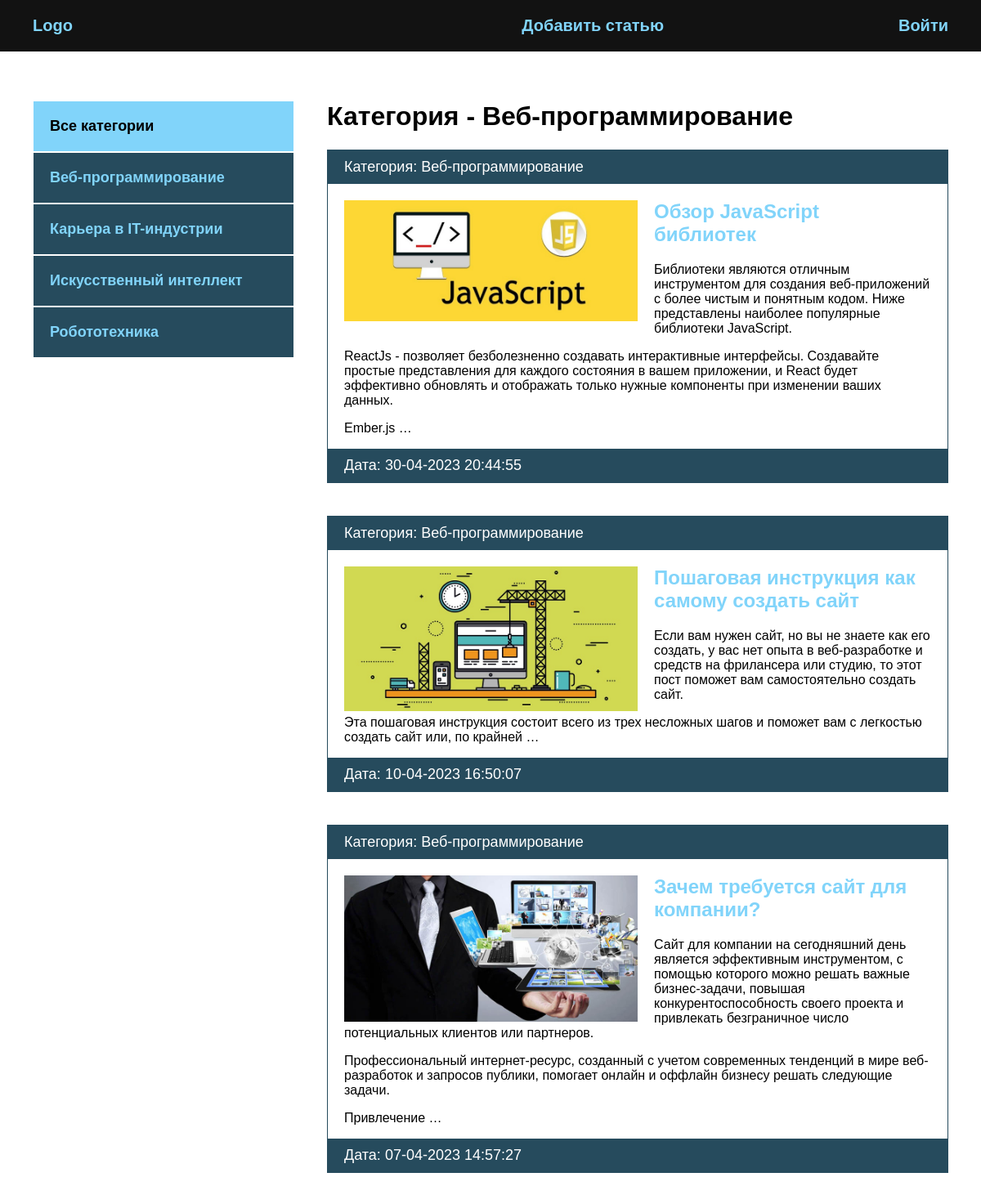
The app's page /category/veb-programmirovanie/ with its own data.
### blog/models.py (models this page shows, shortened)
class Category(models.Model):
    name = models.CharField(max_length=100, verbose_name='Категория')  # название категории
    slug = models.SlugField(max_length=200, unique=True, verbose_name='URL')
    def __str__(self):
        return self.name
    class Meta:  # Это доп-й функционал кот-й мы можем дополнять к классу.
        verbose_name = 'Категория'  # verbose_name перевели элементы, которые перечисляются в единственном числе. В единственном числе.
        verbose_name_plural = 'Категории'  # Во множественном числе.

class Blog(models.Model):
    title = models.CharField(max_length=255, verbose_name='Название')  # обязательное для заполнения. verbose_name - относится к админке и отношения к БД не имеет.
    slug = models.SlugField(max_length=255, unique=True, verbose_name='URL')  # название транслитерации какой-то статьи, что-бы в адресной строке появлялось в место id если будем заходить на конкретную новость, либо запись, что бы в адресной строке прописывалось полностью название новости. Не может быть с одним и тем же названием.
    content = models.TextField(blank=True, verbose_name='Контент')  # контент статьи
    photo = models.ImageField(upload_to='photos/%Y/%m/%d', blank=True, verbose_name='Фото')  # Y-год, m - месяц, d - день
    time_created = models.DateTimeField(auto_now_add=True, verbose_name='Дата публикации')  # дата создания какой-то записи
    time_update = models.DateTimeField(auto_now=True, verbose_name='Дата обновления')  # фиксация даты обновления, будет фиксироваться автоматически, в момент когда мы будем создать какую-то запись.
    is_published = models.BooleanField(default=True, verbose_name='Опубликовано')  # может быть опубликована, может нет. По умолчанию опубликована.
    cat = models.ForeignKey('Category', on_delete=models.PROTECT, verbose_name='Категория')  # категория. Так как класс ниже, имя класса указываем в кавычках. Запрещается удалять записи из первичной модели, если она используется во вторичной, выдает исключение.
    def get_absolute_url(self):
        return reverse('post', kwargs={'post_slug': self.slug})  # post_slug - то что принимается в адресной строке, соединяем со slug из модели.
    class Meta:  # Это доп-1 функционал кот-й мы можем дополнять к классу.
        verbose_name = 'Новость'  # verbose_name перевели элементы, которые перечисляются в единственном числе. В единственном числе.
        verbose_name_plural = 'Новости'  # Во множественном числе.
        ordering = ['-time_created']  # сортировка по времени

### blog/views.py (the view)
# urls.py: path('category/<slug:cat_slug>/', BlogCategory.as_view(), name='category'), # путь для какой-то категории
class BlogCategory(DataMixin, ListView):
    model = Blog
    template_name = 'blog/index.html'
    context_object_name = 'posts'
    allow_empty = False  # не разрешим выводить пустые категории
    def get_queryset(self) -> list:  # Верните список элементов для этого представления. Возвращаемое значение должно быть итеративным и может быть экземпляром QuerySet
        return Blog.objects.filter(cat__slug=self.kwargs['cat_slug'], is_published=True).select_related('cat')  # в виде ключа передадим self.kwargs['cat_slug']
    def get_context_data(self, *, object_list=None, **kwargs):  # данный метод сущ-ет для любого класса который наследуется от ListView.
        context = super().get_context_data(**kwargs)  # контекст есть у родительского класса, получаем context для шаблона со всеми ключами и значениями.
        c = Category.objects.get(slug=self.kwargs['cat_slug']) # В виде ключа будем брать cat_slug (Аргумент, поле таблицы slug берем его cat_slug)
        c_def = self.get_user_context(title='Категория - ' + str(c.name), cat_celected=c.pk)
        return dict(list(context.items()) + list(c_def.items()))

### blog/templatetags/blog_tags.py (called while the page is built)
@register.inclusion_tag('blog/list_categories.html')  # нужно указать что это включающий тег
def show_categories(sort=None, cat_selected=0):  # два принимаемых аргумента, они имеют значения по умолчанию. Их создали сами.
    if not sort:  # если нет сортировки
        cats = Category.objects.all()
    else:
        cats = Category.objects.order_by(sort)
    return {'cats': cats, 'cat_selected': cat_selected}  # если cat_selected заменится на другое значение, то будет оно, или по умолчанию.

### blog/utils.py (called while the page is built)
    def get_user_context(self, **kwargs):  # создадим контекст для шаблона
        context = kwargs # kwargs - в него будут приходить принимаемые аргументы
        cats = Category.objects.all()  # все категории
        context['menu'] = menu  # в конетексте у каждого пункта используется меню
        context['cats'] = cats  # к каждой статье принимается категория
        if 'cat_selected' not in context:  # если выделенная категория не находится в context
            context['cat_selected'] = 0  # категория не активная
        return context

### blog/templates/blog/index.html
{% extends 'blog/base.html' %}
{% block content %}
<h1>{{ title }}</h1>
<ul>
    {% for p in posts %}
    <li>
        <p class="first">Категория: {{ p.cat }}</p>
        <div class="text">
            {% if p.photo %}
            <img class="image" src="{{ p.photo.url }}" alt="">
            {% endif %}
            <h2>
                <a href="{{ p.get_absolute_url }}">{{ p.title }}</a>
            </h2>
            <p>{{ p.content|linebreaks|truncatewords:50 }}</p>
        </div>
        <p class="date">Дата: {{ p.time_update|date:'d-m-Y H:i:s' }}</p>
    </li>
    {% endfor %}
</ul>
{% endblock %}

### blog/templates/blog/list_categories.html
{% for c in cats %}
    {% if c.pk == cat_selected %}
        <li class="selected">{{ c.name }}</li>
    {% else %}
        <li><a href="{{ c.get_absolute_url }}">{{ c.name }}</a></li>
    {% endif %}
{% endfor %}

### blog/static/css/style.css (style rules this page uses)
body { margin: 0; padding: 0; background: #264b5d; font-family: Verdana, Geneva, Tahoma, sans-serif; }
ul { list-style: none; margin: 0; padding: 0; }
a { color: #81d4fa; text-decoration: none; padding: 20px; }
.sidebar a { padding: 20px; display: block; border: 1px solid #FFF; background: #264b5d; font-weight: bold; font-size: 18px; }
.main li { border: 1px solid #264b5d; margin-bottom: 40px; }
.first, .date { padding: 10px 20px; background: #264b5d; font-size: 18px; color: #FFF; margin: 0; }
.image { float: left; margin-right: 20px; max-width: 50%; }
.text { padding: 20px 20px 0; }
.text h2 { margin-top: 0; }
.text a { padding-left: 0; }

### records on screen
Category: name "Веб-программирование"
Category: name "Карьера в IT-индустрии"
Category: name "Искусственный интеллект"
Category: name "Робототехника"
Blog: cat "Веб-программирование", photo (picture), title "Обзор JavaScript библиотек", content "Библиотеки являются отличным инструментом для создания веб-приложений с более чистым и понятным кодом. Ниже представлены наиболее популярные библиотеки JavaScript. ReactJs - позволяет безболезненно создавать интерактивные интерфейсы. Создавайте простые представления для каждого состояния в вашем приложении, и React будет эффективно обновлять и отображать только нужные компоненты при изменении ваших данных. Ember.js …", time_update "30-04-2023 20:44:55"
Blog: cat "Веб-программирование", photo (picture), title "Пошаговая инструкция как самому создать сайт", content "Если вам нужен сайт, но вы не знаете как его создать, у вас нет опыта в веб-разработке и средств на фрилансера или студию, то этот пост поможет вам самостоятельно создать сайт. Эта пошаговая инструкция состоит всего из трех несложных шагов и поможет вам с легкостью создать сайт или, по крайней …", time_update "10-04-2023 16:50:07"
Blog: cat "Веб-программирование", photo (picture), title "Зачем требуется сайт для компании?", content "Сайт для компании на сегодняшний день является эффективным инструментом, с помощью которого можно решать важные бизнес-задачи, повышая конкурентоспособность своего проекта и привлекать безграничное число потенциальных клиентов или партнеров. Профессиональный интернет-ресурс, созданный с учетом современных тенденций в мире веб-разработок и запросов публики, помогает онлайн и оффлайн бизнесу решать следующие задачи. Привлечение …", time_update "07-04-2023 14:57:27"

### other values on screen
{{ m.title }} "Добавить статью" "Войти"
{{ title }} "Категория - Веб-программирование"
